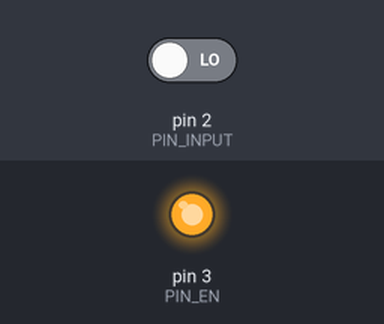
The program below on a simulated SparkFun Pro Micro, built with avr-gcc and run on an emulated ATmega32U4. On the bench: output pins drawn as LEDs (lit = HIGH). The test bench sets the inputs (shaded band); at power-on: pin 2 (PIN_INPUT) LOW. Pins used as bus, display or sensor lines are not drawn.

Above: at 0.1 s.
At 3.1 s:
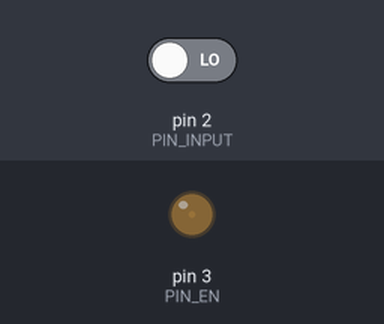
Timing chart, 0 to 4.6 s (numbered marks = the images above):
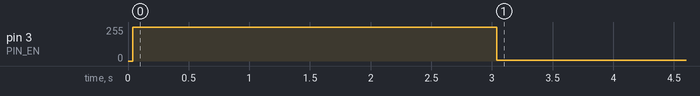

Measured:
- by itself, pin 3 (PIN_EN): 255/255 → 7/255 at 3.0 s

The program:

main.cpp
```cpp
#include <Arduino.h>

#define PIN_INPUT 2
#define PIN_EN 3
#define PIN_OUTPUT 4
#define PIN_CLOCK 5

#define TEXT_BUF 64
#define TEXT_UPDATE_INTERVAL 1000

#define SLEEP_INTERVAL 1
// #define SLEEP_MSEC

#ifdef SLEEP_MSEC
#define SLEEP() delay(SLEEP_INTERVAL)
#else
#define SLEEP() delayMicroseconds(SLEEP_INTERVAL)
#endif

// #define ENABLE_LOG

#ifdef ENABLE_LOG
#define LOG(...) Serial.print(__VA_ARGS__)
#else
#define LOG(...) do {} while(0)
#endif

// TODO: Make sure the bitfield order is correct under AVR GCC

typedef union twinkle {
    struct {
      unsigned int first : 4;
      unsigned int second : 4;
    } slider;

    struct {
      unsigned int p1_start : 1;
      unsigned int p2_start : 1;
      unsigned int vefx : 1;
      unsigned int effect : 1;
      unsigned int credit_counter : 1;
      unsigned int filler : 3;
    } buttons;

    struct {
      unsigned int lamp3 : 1;
      unsigned int lamp2 : 1;
      unsigned int lamp1 : 1;
      unsigned int lamp0 : 1;
      unsigned int lamp4 : 1;
      unsigned int lamp5 : 1;
      unsigned int lamp6 : 1;
      unsigned int lamp7 : 1;
    } spotlights;

    struct {
      unsigned int neon_on : 1;
      unsigned int filler : 7;
    } neon;

    uint8_t raw;
} twinkle;

enum known_addresses {
  // Inputs
  INPUT_BUTTONS = 0x07, // effector / sys button status
  INPUT_TT_P1 = 0x0f, // p1 tt analog
  INPUT_TT_P2 = 0x17, // p2 tt analog
  INPUT_VOL_1_2 = 0x1f, // vol1 (lsb 4) / vol2 (msb 4)
  INPUT_VOL_3_4 = 0x27, // vol3 (lsb 4) // vol4 (msb 4)
  INPUT_VOL_5 = 0x2f, // vol 5
  // Outputs
  OUTPUT_BUTTON_LAMP = 0x37, // button lamps
  OUTPUT_16SEG_1 = 0x3f, // 16seg 1
  OUTPUT_16SEG_2 = 0x47, // 16seg 2
  OUTPUT_16SEG_3 = 0x4f, // 16seg 3
  OUTPUT_16SEG_4 = 0x57, // 16seg 4
  OUTPUT_16SEG_5 = 0x5f, // 16seg 5
  OUTPUT_16SEG_6 = 0x67, // 16seg 6
  OUTPUT_16SEG_7 = 0x6f, // 16seg 7
  OUTPUT_16SEG_8 = 0x77, // 16seg 8
  OUTPUT_16SEG_9 = 0x7f, // 16seg 9
  OUTPUT_SPOTLIGHTS = 0x87, // Spotlights (76540123)
  OUTPUT_NEON = 0x8f // Neon (only first bit?)
};

uint8_t addr_16seg[9] = {
  OUTPUT_16SEG_1,
  OUTPUT_16SEG_2,
  OUTPUT_16SEG_3,
  OUTPUT_16SEG_4,
  OUTPUT_16SEG_5,
  OUTPUT_16SEG_6,
  OUTPUT_16SEG_7,
  OUTPUT_16SEG_8,
  OUTPUT_16SEG_9,
};

// TODO: lamp output format might not match button input format
twinkle button_input;
uint8_t turntable_p1;
uint8_t turntable_p2;
twinkle slider_1_2;
twinkle slider_3_4;
twinkle slider_5;

char text_buffer[TEXT_BUF];
uint8_t text_length;
uint8_t text_index;

bool send_address(uint8_t address) {
  int i;
  bool is_ack = false;

  address |= 7;

  LOG("send_address begin\n"
               "DO ");
  LOG(digitalRead(PIN_INPUT));

  LOG("\naddr ");

  for (i=7;i>=0; i--) {
    digitalWrite(PIN_CLOCK, LOW);
    LOG((address >> i) & 1);
    digitalWrite(PIN_OUTPUT, (address >> i) & 1);
    SLEEP();
    digitalWrite(PIN_CLOCK, HIGH);
    SLEEP();
  }

  LOG("\nACK ");
  is_ack = !digitalRead(PIN_INPUT);
  LOG(is_ack);
  LOG("\n");
  return is_ack;
}

uint8_t exchange_data(uint8_t send_data) {
  uint8_t recv_data = 0;
  int i;

  send_data = ~send_data;

  LOG("exchange_data begin\n"
               "Data Out ");

  for (i=7; i>=0; i--) {
    digitalWrite(PIN_CLOCK, LOW);
    LOG((send_data >> i) & 1);
    digitalWrite(PIN_OUTPUT, (send_data >> i) & 1);
    SLEEP();
    digitalWrite(PIN_CLOCK, HIGH);
    recv_data |= digitalRead(PIN_INPUT) << i;
    SLEEP();
  }

  LOG("\nData In ");
  LOG(recv_data, BIN);
  LOG("\n");

  return recv_data;
}

uint8_t transfer(uint8_t address, uint8_t send_data) {
  uint8_t recv_data;

  LOG("Transfer begin\n");

  digitalWrite(PIN_EN, LOW);
  send_address(address);
  recv_data = exchange_data(send_data);
  digitalWrite(PIN_EN, HIGH);
  SLEEP();

  return recv_data;
}

void text_update() {
  static unsigned long text_last_update = 0;

  int i;

  if (millis() - text_last_update >= TEXT_UPDATE_INTERVAL) {
  text_last_update = millis();
    if (++text_index == text_length) {
      text_index = 0;
    }
  }

  for (i=0; i<9; i++) {
    transfer(
      addr_16seg[i],
      (i + text_index) >= text_length ? 0x20 : text_buffer[i + text_index]
    );
  }
}

void setup() {
  twinkle spotlights = {.spotlights={1, 1, 1, 1, 1, 1, 1, 1}};
  twinkle neon = {.neon={1, 0x7f}};

  Serial.begin(9600);

  pinMode(PIN_CLOCK, OUTPUT);
  pinMode(PIN_EN, OUTPUT);
  pinMode(PIN_OUTPUT, OUTPUT);
  pinMode(PIN_INPUT, INPUT);

  digitalWrite(PIN_CLOCK, HIGH);
  digitalWrite(PIN_EN, HIGH);

  transfer(
    OUTPUT_SPOTLIGHTS,
    spotlights.raw
  );

  transfer(
    OUTPUT_NEON,
    neon.raw
  );

  strcpy(text_buffer, "HELLO - WORLD !");
  text_length = 15;
  text_index = 0;

  delay(3000);
}

void loop() {
  static unsigned long spotlights_last_update = 0;
  static int spotlight_idx = 0;
  static twinkle spotlights = {.spotlights={0, 0, 0, 1, 0, 0, 0, 0}};

  if (millis() - spotlights_last_update > 1000) {
    spotlights_last_update = millis();
    spotlight_idx = spotlight_idx == 7 ? 0 : spotlight_idx + 1;
    spotlights.spotlights = {0,};
    switch (spotlight_idx) {
      case 0:
      spotlights.spotlights.lamp0 = 1;
      break;
      case 1:
      spotlights.spotlights.lamp1 = 1;
      break;
      case 2:
      spotlights.spotlights.lamp2 = 1;
      break;
      case 3:
      spotlights.spotlights.lamp3 = 1;
      break;
      case 4:
      spotlights.spotlights.lamp4 = 1;
      break;
      case 5:
      spotlights.spotlights.lamp5 = 1;
      break;
      case 6:
      spotlights.spotlights.lamp6 = 1;
      break;
      case 7:
      spotlights.spotlights.lamp7 = 1;
      break;
    }
  }

  button_input.raw = transfer(INPUT_BUTTONS, 0xff);
  turntable_p1 = transfer(INPUT_TT_P1, 0xff);
  turntable_p2 = transfer(INPUT_TT_P2, 0xff);
  slider_1_2.raw = transfer(INPUT_VOL_1_2, 0xff);
  slider_3_4.raw = transfer(INPUT_VOL_3_4, 0xff);
  slider_5.raw = transfer(INPUT_VOL_5, 0xff);

  transfer(OUTPUT_SPOTLIGHTS, spotlights.raw);
  transfer(OUTPUT_NEON, spotlight_idx % 2 ? 0 : (twinkle){.neon = {
    .neon_on = 1, .filler = 0
  }}.raw);

  text_update();
}
```
